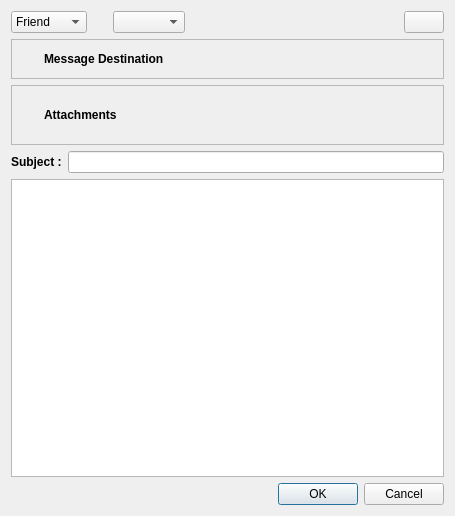
<ui version="4.0" >
 <class>GeneralMsgDialog</class>
 <widget class="QDialog" name="GeneralMsgDialog" >
  <property name="geometry" >
   <rect>
    <x>0</x>
    <y>0</y>
    <width>455</width>
    <height>516</height>
   </rect>
  </property>
  <property name="windowTitle" >
   <string>Dialog</string>
  </property>
  <layout class="QVBoxLayout" >
   <item>
    <layout class="QHBoxLayout" >
     <item>
      <widget class="QComboBox" name="typeComboBox" >
       <item>
        <property name="text" >
         <string>Friend</string>
        </property>
       </item>
       <item>
        <property name="text" >
         <string>Channel</string>
        </property>
       </item>
       <item>
        <property name="text" >
         <string>Forum</string>
        </property>
       </item>
       <item>
        <property name="text" >
         <string>Blog</string>
        </property>
       </item>
      </widget>
     </item>
     <item>
      <spacer>
       <property name="orientation" >
        <enum>Qt::Horizontal</enum>
       </property>
       <property name="sizeType" >
        <enum>QSizePolicy::Preferred</enum>
       </property>
       <property name="sizeHint" >
        <size>
         <width>20</width>
         <height>20</height>
        </size>
       </property>
      </spacer>
     </item>
     <item>
      <widget class="QComboBox" name="destIdComboBox" />
     </item>
     <item>
      <spacer>
       <property name="orientation" >
        <enum>Qt::Horizontal</enum>
       </property>
       <property name="sizeHint" >
        <size>
         <width>40</width>
         <height>20</height>
        </size>
       </property>
      </spacer>
     </item>
     <item>
      <widget class="QPushButton" name="addButton" >
       <property name="sizePolicy" >
        <sizepolicy vsizetype="Fixed" hsizetype="Fixed" >
         <horstretch>0</horstretch>
         <verstretch>0</verstretch>
        </sizepolicy>
       </property>
       <property name="toolTip" >
        <string>Add Message Destination</string>
       </property>
       <property name="text" >
        <string/>
       </property>
       <property name="icon" >
        <iconset resource="images.qrc" >:/images/loadcert16.png</iconset>
       </property>
      </widget>
     </item>
    </layout>
   </item>
   <item>
    <widget class="QFrame" name="destFrame" >
     <property name="frameShape" >
      <enum>QFrame::StyledPanel</enum>
     </property>
     <property name="frameShadow" >
      <enum>QFrame::Raised</enum>
     </property>
     <layout class="QVBoxLayout" >
      <item>
       <layout class="QHBoxLayout" >
        <item>
         <widget class="QLabel" name="label_2" >
          <property name="text" >
           <string/>
          </property>
          <property name="pixmap" >
           <pixmap resource="images.qrc" >:/images/contacts24.png</pixmap>
          </property>
         </widget>
        </item>
        <item>
         <spacer>
          <property name="orientation" >
           <enum>Qt::Horizontal</enum>
          </property>
          <property name="sizeType" >
           <enum>QSizePolicy::Fixed</enum>
          </property>
          <property name="sizeHint" >
           <size>
            <width>10</width>
            <height>20</height>
           </size>
          </property>
         </spacer>
        </item>
        <item>
         <widget class="QLabel" name="label" >
          <property name="font" >
           <font>
            <weight>75</weight>
            <bold>true</bold>
           </font>
          </property>
          <property name="text" >
           <string>Message Destination</string>
          </property>
         </widget>
        </item>
        <item>
         <spacer>
          <property name="orientation" >
           <enum>Qt::Horizontal</enum>
          </property>
          <property name="sizeHint" >
           <size>
            <width>271</width>
            <height>20</height>
           </size>
          </property>
         </spacer>
        </item>
       </layout>
      </item>
     </layout>
    </widget>
   </item>
   <item>
    <widget class="QFrame" name="fileFrame" >
     <property name="minimumSize" >
      <size>
       <width>16</width>
       <height>60</height>
      </size>
     </property>
     <property name="acceptDrops" >
      <bool>true</bool>
     </property>
     <property name="toolTip" >
      <string>Drag and Drop Files from Search Results</string>
     </property>
     <property name="frameShape" >
      <enum>QFrame::StyledPanel</enum>
     </property>
     <property name="frameShadow" >
      <enum>QFrame::Raised</enum>
     </property>
     <layout class="QVBoxLayout" >
      <item>
       <layout class="QHBoxLayout" >
        <item>
         <widget class="QLabel" name="label_3" >
          <property name="text" >
           <string/>
          </property>
          <property name="pixmap" >
           <pixmap resource="images.qrc" >:/images/attachment.png</pixmap>
          </property>
         </widget>
        </item>
        <item>
         <spacer>
          <property name="orientation" >
           <enum>Qt::Horizontal</enum>
          </property>
          <property name="sizeType" >
           <enum>QSizePolicy::Fixed</enum>
          </property>
          <property name="sizeHint" >
           <size>
            <width>10</width>
            <height>20</height>
           </size>
          </property>
         </spacer>
        </item>
        <item>
         <widget class="QLabel" name="label_4" >
          <property name="font" >
           <font>
            <weight>75</weight>
            <bold>true</bold>
           </font>
          </property>
          <property name="text" >
           <string>Attachments</string>
          </property>
         </widget>
        </item>
        <item>
         <spacer>
          <property name="orientation" >
           <enum>Qt::Horizontal</enum>
          </property>
          <property name="sizeHint" >
           <size>
            <width>271</width>
            <height>20</height>
           </size>
          </property>
         </spacer>
        </item>
       </layout>
      </item>
     </layout>
    </widget>
   </item>
   <item>
    <layout class="QHBoxLayout" >
     <item>
      <widget class="QLabel" name="label_5" >
       <property name="font" >
        <font>
         <weight>75</weight>
         <bold>true</bold>
        </font>
       </property>
       <property name="text" >
        <string>Subject :</string>
       </property>
      </widget>
     </item>
     <item>
      <widget class="QLineEdit" name="subjectEdit" />
     </item>
    </layout>
   </item>
   <item>
    <widget class="QTextEdit" name="msgEdit" />
   </item>
   <item>
    <widget class="QDialogButtonBox" name="buttonBox" >
     <property name="orientation" >
      <enum>Qt::Horizontal</enum>
     </property>
     <property name="standardButtons" >
      <set>QDialogButtonBox::Cancel|QDialogButtonBox::NoButton|QDialogButtonBox::Ok</set>
     </property>
    </widget>
   </item>
  </layout>
 </widget>
 <resources>
  <include location="images.qrc" />
 </resources>
 <connections>
  <connection>
   <sender>buttonBox</sender>
   <signal>accepted()</signal>
   <receiver>GeneralMsgDialog</receiver>
   <slot>accept()</slot>
   <hints>
    <hint type="sourcelabel" >
     <x>248</x>
     <y>254</y>
    </hint>
    <hint type="destinationlabel" >
     <x>157</x>
     <y>274</y>
    </hint>
   </hints>
  </connection>
  <connection>
   <sender>buttonBox</sender>
   <signal>rejected()</signal>
   <receiver>GeneralMsgDialog</receiver>
   <slot>reject()</slot>
   <hints>
    <hint type="sourcelabel" >
     <x>316</x>
     <y>260</y>
    </hint>
    <hint type="destinationlabel" >
     <x>286</x>
     <y>274</y>
    </hint>
   </hints>
  </connection>
 </connections>
</ui>
